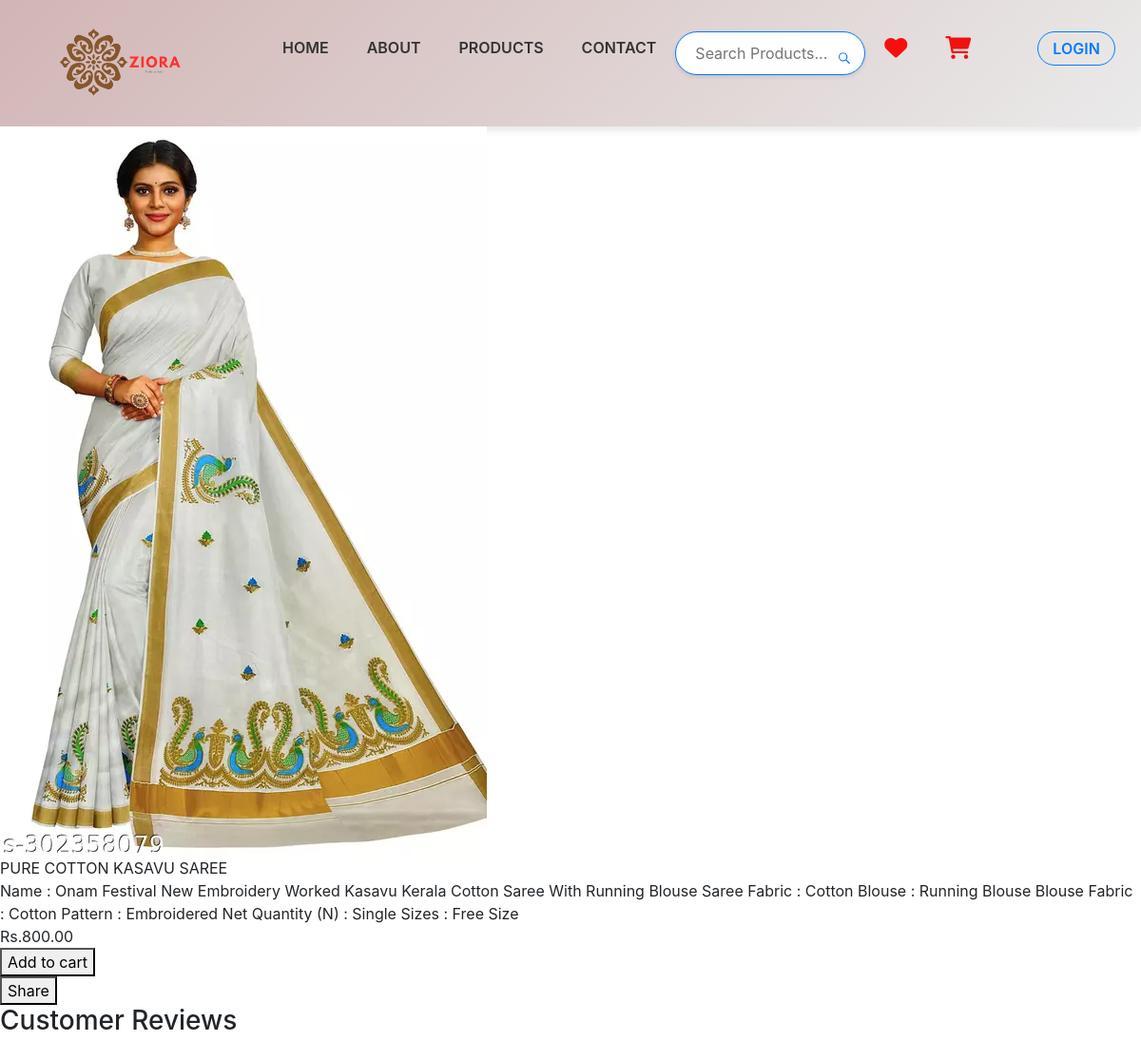
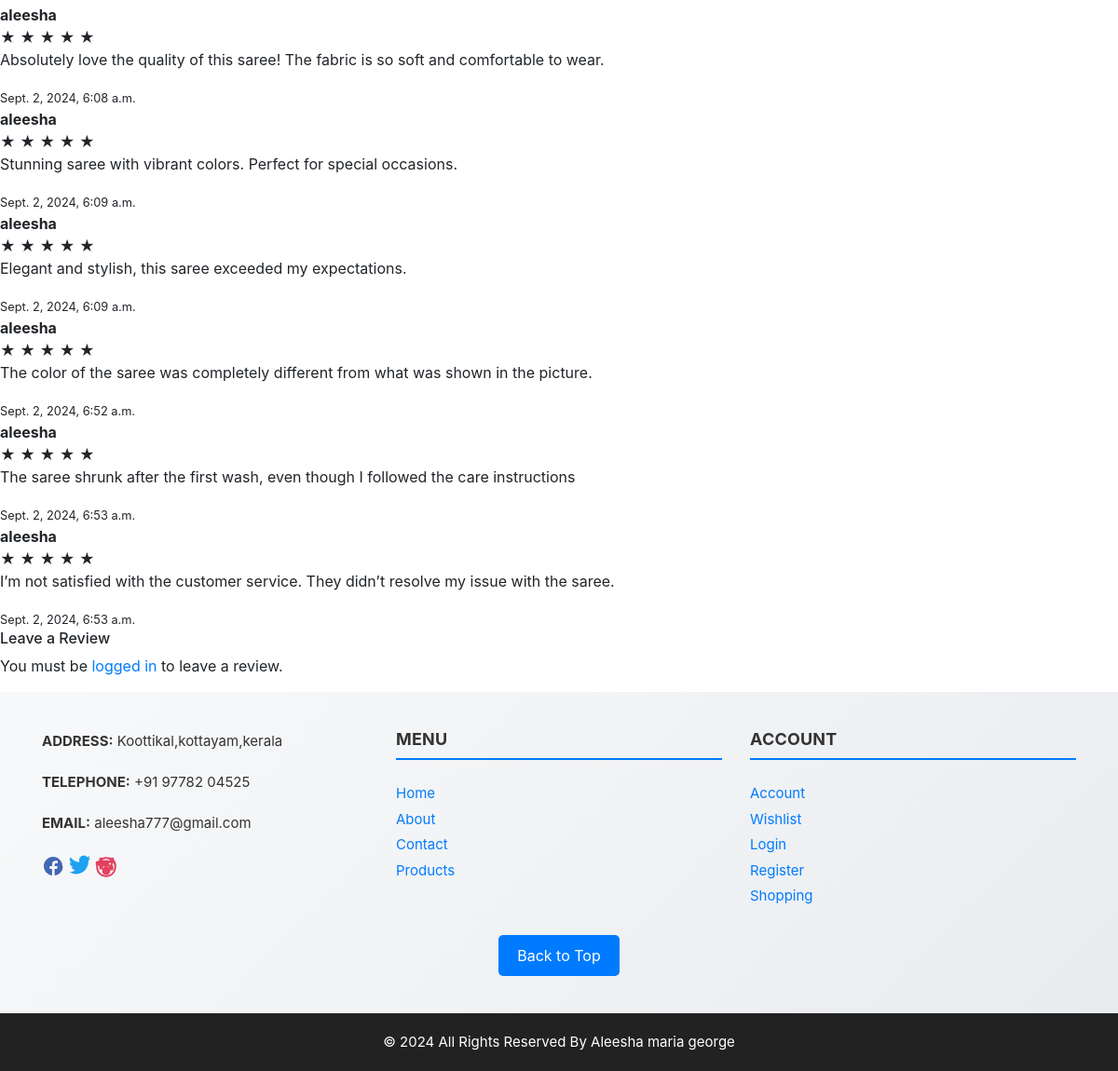
Page /product/10/ on the committed database (2 pictures, top to bottom).
### saree/models.py (models this page shows, shortened)
class Product(models.Model):
    name = models.CharField(max_length=255, unique=True)
    description = models.TextField()
    price = models.DecimalField(max_digits=10, decimal_places=2)
    image = models.ImageField(upload_to='productimages/')
    is_active = models.BooleanField(default=True)
    quantity = models.IntegerField(default=0)
    reorderlevel = models.IntegerField(default=0)
    category = models.CharField(max_length=100, default='Uncategorized')
    created_at = models.DateTimeField(auto_now_add=True)

class Review(models.Model):
    product = models.ForeignKey(Product, on_delete=models.CASCADE, related_name='reviews')
    user = models.ForeignKey(User, on_delete=models.CASCADE)
    comment = models.TextField()
    rating = models.IntegerField(
        default=1,
        validators=[MinValueValidator(1), MaxValueValidator(5)]  # Ensure rating is between 1 and 5
    )
    created_at = models.DateTimeField(default=timezone.now)
    sentiment = models.CharField(max_length=10, blank=True)  # New field for sentiment

### saree/views.py (the view)
# urls.py: path('product/<int:product_id>/', views.product_detail, name='product_detail'),
def product_detail(request, product_id):
    product = get_object_or_404(Product, id=product_id)
    reviews = product.reviews.all()
    if request.method == 'POST':
        if request.user.is_authenticated:
            form = ReviewForm(request.POST)
            if form.is_valid():
                review = form.save(commit=False)
                review.product = product
                review.user = request.user
                review.save()
                return redirect('product_detail', product_id=product_id)
        else:
            return redirect('login')  # Redirect to login if user is not authenticated
    else:
        form = ReviewForm()
    star_range = range(1, 6)
    context = {
        'product': product,
        'reviews': reviews,
        'form': form,
        'star_range': star_range
    }
    return render(request, 'product_detail.html', context)

### saree/forms.py
class ReviewForm(forms.ModelForm):
    class Meta:
        model = Review
        fields = ['comment', 'rating']
        widgets = {
            'comment': forms.Textarea(attrs={'rows': 4}),
            'rating': forms.NumberInput(attrs={'min': 1, 'max': 5})
        }

### saree/templates/product_detail.html (shortened to what this page needs)
{% load static %}
<!DOCTYPE html>
<html>
   <head>
      <link rel="stylesheet" type="text/css" href="{% static 'css/bootstrap.css' %}" />
      <link href="{% static 'css/font-awesome.min.css' %}" rel="stylesheet" />
      <link href="{% static 'css/style.css' %}" rel="stylesheet" />
      <link href="{% static 'css/responsive.css' %}" rel="stylesheet" />
      <link href="https://stackpath.bootstrapcdn.com/bootstrap/4.5.2/css/bootstrap.min.css" rel="stylesheet">
      <link href="https://cdnjs.cloudflare.com/ajax/libs/font-awesome/6.0.0-beta3/css/all.min.css" rel="stylesheet">
   </head>
   <body>
      <div class="hero_area">
         <header class="header_section" style="background: linear-gradient(135deg, #d2b5b5 0%, #eaeaea 100%); padding: 15px 0; box-shadow: 0 4px 8px rgba(0, 0, 0, 0.1);">
            <div class="container">
                <nav class="navbar navbar-expand-lg custom_nav-container">
                    <a class="navbar-brand" href="{% url 'index' %}">
                        <img  width="200px" src="{% static 'images/logo1.png' %}" alt="Logo" style="max-height: 80px;padding-right: 70px;"/>
                    </a>
                    <div class="collapse navbar-collapse" id="navbarSupportedContent">
                        <ul class="navbar-nav ml-auto">
                            <li class="nav-item">
                                <a class="nav-link" href="{% url 'index' %}" style="font-weight: 600; color: #333; transition: color 0.3s; padding-left: 20px;">Home</a>
                            </li>
                            <li class="nav-item">
                                <a class="nav-link" href="{% url 'about' %}" style="font-weight: 600; color: #333; transition: color 0.3s;">About</a>
                            </li>
                            <li class="nav-item">
                                <a class="nav-link" href="{% url 'products' %}" style="font-weight: 600; color: #333; transition: color 0.3s;">Products</a>
                            </li>
                            <li class="nav-item">
                                <a class="nav-link" href="{% url 'contact' %}" style="font-weight: 600; color: #333; transition: color 0.3s;">Contact</a>
                            </li>
                            <li class="nav-item">
                                <form method="GET" action="{% url 'search' %}" style="position: relative; width: 200px;">
                                    <input type="text" name="query" placeholder="Search products..."
                                        style="width: 100%; padding: 12px 30px 12px 20px; border-radius: 25px; border: 1px solid #c8b1b1; outline: none; box-shadow: 0 2px 4px rgba(0, 0, 0, 0.1); font-size: 16px; transition: box-shadow 0.3s ease-in-out, border-color 0.3s ease; border-color: #007bff;"
                                        onfocus="this.style.boxShadow='0 4px 8px rgba(0, 0, 0, 0.2)'; this.style.borderColor='#0056b3';"
                                        onblur="this.style.boxShadow='0 2px 4px rgba(0, 0, 0, 0.1)'; this.style.borderColor='#ddd';"/>
                                    <button type="submit"
                                        style="position: absolute; right: 10px; top: 50%; transform: translateY(-50%); background: none; border: none; padding: 0; cursor: pointer; transition: opacity 0.3s ease;">
                                    </button>
                                </form>
                            </li>
                            <li class="nav-item">
                                <a class="nav-link" href="{% url 'view_to_wishlist' %}" style="position: relative; color: #f70f0f;">
                                    <i class="fas fa-heart" style="font-size: 1.5em;"></i>
                                </a>
                            </li>
                            <li class="nav-item">
                                <a class="nav-link" href="{% url 'cart' %}" style="position: relative; color: #f21010;">
                                    <i class="fas fa-shopping-cart" style="font-size: 1.5em; "></i>
                                </a>
                            </li>
                            {% if user.is_authenticated %}
                            <li class="nav-item" style="padding-left: 50px">
                                <a class="nav-link" href="{% url 'user_logout' %}" style="background: transparent; border: 1px solid #007bff; border-radius: 20px; padding: 5px 15px; color: #007bff; font-weight: 600; transition: background 0.3s, color 0.3s;">Logout</a>
                            </li>
                            <li class="nav-item">
                                <a class="nav-link" href="{% url 'order_list_and_detail' %}"
                                   style="font-weight: 600; color: white; background-color: #bb5b3e; padding: 10px 20px; border-radius: 5px; transition: background-color 0.3s ease, color 0.3s ease; text-align: center; display: inline-block; border: none; margin-left: 50px;">
                                   Track_Order
                                </a>
                            </li>
                            {% else %}
                            <li class="nav-item" style="padding-left: 50px">
                                <a class="nav-link" href="{% url 'user_login' %}" style="background: transparent; border: 1px solid #007bff; border-radius: 20px; padding: 5px 15px; color: #007bff; font-weight: 600; transition: background 0.3s, color 0.3s;">Login</a>
                            </li>
                            {% endif %}
                        </ul>
                    </div>
                </nav>
            </div>
        </header>
        <section>
    <div class="product-details">
        <div class="product-image">
            <a href="/product/{{ product.id }}">
                <img src="{{ product.image.url }}" alt="{{ product.name }}">
            </a>
        </div>
        <div class="product-info">
            <div class="title">{{ product.name }}</div>
            <div class="description">{{ product.description }}</div>
            <div class="price">Rs.{{ product.price }}</div>
            <div class="button-group">
                <form action="{% url 'add_to_cart' product.id %}" method="post" class="add-to-cart-form" {% if product.quantity == 0 %}style="pointer-events: none;"{% endif %}>
                    <button type="submit" class="add-to-cart" {% if product.quantity == 0 %}disabled{% endif %}>
                        {% if product.quantity == 0 %}Out of Stock{% else %}Add to cart{% endif %}
                    </button>
                </form>
                <button type="button" id="shareBtn" {% if product.quantity == 0 %}disabled{% endif %}>
                    Share
                </button>
            </div>
        </div>
    </div>
    <div class="review-section">
        <div class="reviews-container">
            <h3>Customer Reviews</h3>
            <div id="reviews">
                {% for review in reviews %}
                    <div class="review">
                        <div class="review-header">
                            <strong>{{ review.user.username }}</strong>
                            <div class="review-rating">
                                {% for i in star_range %}
                                    <span class="star {% if i <= review.rating %}filled{% endif %}">&#9733;</span>
                                {% endfor %}
                            </div>
                        </div>
                        <p class="review-comment">{{ review.comment }}</p>
                        <small class="review-date">{{ review.created_at }}</small>
                    </div>
                {% empty %}
                    <p>No reviews yet. Be the first to review!</p>
                {% endfor %}
            </div>
            <h6>Leave a Review</h6>
            {% if user.is_authenticated %}
                <form method="post" class="review-form">
                    {% csrf_token %}
                    <div class="form-group">
                        {{ form.comment }}
                    </div>
                    <div class="form-group">
                        {{ form.rating }}
                    </div>
                    <button type="submit" class="submit-review">Submit Review</button>
                </form>
            {% else %}
                <p>You must be <a href="{% url 'user_login' %}">logged in</a> to leave a review.</p>
            {% endif %}
        </div>
    </div>
</section>
       <footer style="background: linear-gradient(135deg, #f8f9fa, #e9ecef); padding: 40px 0; color: #333;">
        <div class="container">
            <div class="row">
                <div class="col-md-4">
                    <div class="information_f">
                        <p><strong>ADDRESS:</strong> Koottikal,kottayam,kerala</p>
                        <p><strong>TELEPHONE:</strong> +91 97782 04525</p>
                        <p><strong>EMAIL:</strong> aleesha777@gmail.com</p>
                    </div>
                    <div class="social-icons" style="margin-top: 20px;">
                        <a href="#" class="social-icon" aria-label="Facebook">
                        </a>
                        <a href="#" class="social-icon" aria-label="Twitter">
                        </a>
                        <a href="#" class="social-icon" aria-label="Instagram">
                        </a>
                    </div>
                </div>
                <div class="col-md-8">
                    <div class="row">
                        <div class="col-md-6">
                            <div class="widget_menu">
                                <h3 style="border-bottom: 2px solid #007bff; padding-bottom: 10px; margin-bottom: 20px;">Menu</h3>
                                <ul style="list-style-type: none; padding: 0;">
                                    <li><a href="{% url 'index' %}" style="color: #007bff; text-decoration: none;">Home</a></li>
                                    <li><a href="{% url 'about' %}" style="color: #007bff; text-decoration: none;">About</a></li>
                                    <li><a href="{% url 'contact' %}" style="color: #007bff; text-decoration: none;">Contact</a></li>
                                    <li><a href="{% url 'products' %}" style="color: #007bff; text-decoration: none;">Products</a></li>
                                </ul>
                            </div>
                        </div>
                        <div class="col-md-6">
                            <div class="widget_menu">
                                <h3 style="border-bottom: 2px solid #007bff; padding-bottom: 10px; margin-bottom: 20px;">Account</h3>
                                <ul style="list-style-type: none; padding: 0;">
                                    <li><a href="{% url 'profile_update' %}" style="color: #007bff; text-decoration: none;">Account</a></li>
                                    <li><a href="{% url 'view_to_wishlist' %}" style="color: #007bff; text-decoration: none;">Wishlist</a></li>
                                    <li><a href="{% url 'user_login' %}" style="color: #007bff; text-decoration: none;">Login</a></li>
                                    <li><a href="{% url 'user_register' %}" style="color: #007bff; text-decoration: none;">Register</a></li>
                                    <li><a href="{% url 'products' %}" style="color: #007bff; text-decoration: none;">Shopping</a></li>
                                </ul>
                            </div>
                        </div>
                    </div>
                </div>
            </div>
            <div class="back-to-top" style="text-align: center; margin-top: 30px;">
                <a href="#" style="display: inline-block; padding: 10px 20px; background-color: #007bff; color: #fff; text-decoration: none; border-radius: 5px;">Back to Top</a>
            </div>
        </div>
    </footer>
          <div class="cpy_">
             <p>© 2024 All Rights Reserved By Aleesha maria george</a></p>
          </div>
       </body>
    </html>

### saree/static/css/style.css (style rules this page uses)
* { box-sizing: border-box; }
body { font-family: 'Montserrat', sans-serif; color: #0c0c0c; background-color: #ffffff; overflow-x: hidden; }
a, a:hover, a:focus { text-decoration: none; }
.hero_area { position: relative; min-height: 100vh; display: -webkit-box; display: -ms-flexbox; display: flex; -webkit-box-orient: vertical; -webkit-box-direction: normal; -ms-flex-direction: column; flex-direction: column; }
.header_section { padding: 15px 0; }
.navbar-brand { font-family: 'Playfair Display', serif; }
.custom_nav-container { padding: 0; }
.custom_nav-container .navbar-nav { margin-left: auto; }
.custom_nav-container .navbar-nav .nav-item .nav-link { padding: 5px 20px; color: #131313; text-align: center; text-transform: uppercase; border-radius: 5px; -webkit-transition: all 0.3s; transition: all 0.3s; font-weight: 700; }
footer { background: #f8f8f8; padding: 90px 0 70px; }
.information_f p { margin-bottom: 1.2rem; line-height: 25px; font-size: 15px; }
.widget_menu h3 { font-size: 18px; font-weight: 700; text-transform: uppercase; letter-spacing: 0.2px; margin-bottom: 25px; }
.widget_menu ul { list-style: none; padding: 0; margin: 0; }
.widget_menu ul li { float: left; width: 100%; }
.widget_menu ul li a { font-size: 15px; color: #000; margin-bottom: 0; float: left; width: 100%; margin-top: 5px; }
.widget_menu { float: left; width: 100%; }
form input { background: #fff; border: solid #ccc 1px; padding: 15px 15px; width: 100%; font-size: 14px; margin-bottom: 20px; text-transform: capitalize; line-height: normal; }
.cpy_ { background: #222; text-align: center; padding: 20px 0; }
.cpy_ p { margin: 0; color: #fff; font-size: 15px; font-weight: 400; }

### saree/static/css/responsive.css (style rules this page uses)
@media (min-width: 1200px) { .container { max-width: 1170px; } }

### rows in the picture
Product: image (picture), name "PURE COTTON KASAVU SAREE", description "Name : Onam Festival New Embroidery Worked Kasavu Kerala Cotton Saree With Running Blouse Saree Fabric : Cotton Blouse : Running Blouse Blouse Fabric : Cotton Pattern : Embroidered Net Quantity (N) : Single Sizes : Free Size", price "800.00"
Review: user.username "aleesha", comment "Absolutely love the quality of this saree! The fabric is so soft and comfortable to wear.", created_at "Sept. 2, 2024, 6:08 a.m."
Review: user.username "aleesha", comment "Stunning saree with vibrant colors. Perfect for special occasions.", created_at "Sept. 2, 2024, 6:09 a.m."
Review: user.username "aleesha", comment "Elegant and stylish, this saree exceeded my expectations.", created_at "Sept. 2, 2024, 6:09 a.m."
Review: user.username "aleesha", comment "The color of the saree was completely different from what was shown in the picture.", created_at "Sept. 2, 2024, 6:52 a.m."
Review: user.username "aleesha", comment "The saree shrunk after the first wash, even though I followed the care instructions", created_at "Sept. 2, 2024, 6:53 a.m."
Review: user.username "aleesha", comment "I’m not satisfied with the customer service. They didn’t resolve my issue with the saree.", created_at "Sept. 2, 2024, 6:53 a.m."
